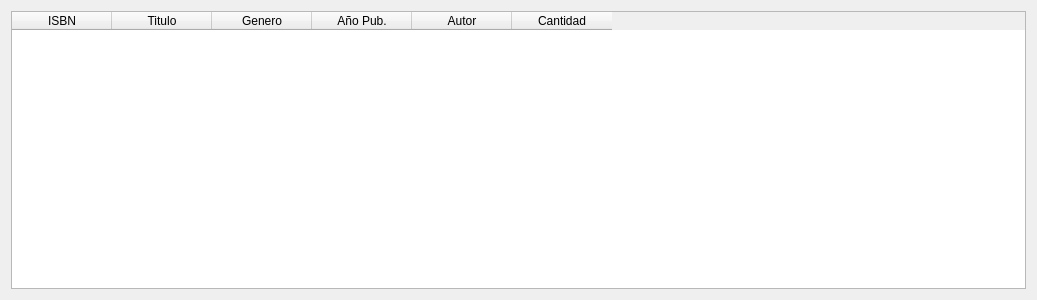
<?xml version="1.0" encoding="UTF-8"?>
<ui version="4.0">
 <class>ResultadosBusqueda</class>
 <widget class="QDialog" name="ResultadosBusqueda">
  <property name="geometry">
   <rect>
    <x>0</x>
    <y>0</y>
    <width>1037</width>
    <height>300</height>
   </rect>
  </property>
  <property name="minimumSize">
   <size>
    <width>1037</width>
    <height>300</height>
   </size>
  </property>
  <property name="maximumSize">
   <size>
    <width>1037</width>
    <height>16777215</height>
   </size>
  </property>
  <property name="windowTitle">
   <string>Resultados</string>
  </property>
  <layout class="QVBoxLayout" name="verticalLayout">
   <item>
    <widget class="QTableWidget" name="tablaResultados">
     <property name="sizeAdjustPolicy">
      <enum>QAbstractScrollArea::SizeAdjustPolicy::AdjustToContents</enum>
     </property>
     <column>
      <property name="text">
       <string>ISBN</string>
      </property>
     </column>
     <column>
      <property name="text">
       <string>Titulo</string>
      </property>
     </column>
     <column>
      <property name="text">
       <string>Genero</string>
      </property>
     </column>
     <column>
      <property name="text">
       <string>Año Pub.</string>
      </property>
     </column>
     <column>
      <property name="text">
       <string>Autor</string>
      </property>
     </column>
     <column>
      <property name="text">
       <string>Cantidad</string>
      </property>
     </column>
    </widget>
   </item>
  </layout>
 </widget>
 <resources/>
 <connections/>
</ui>
